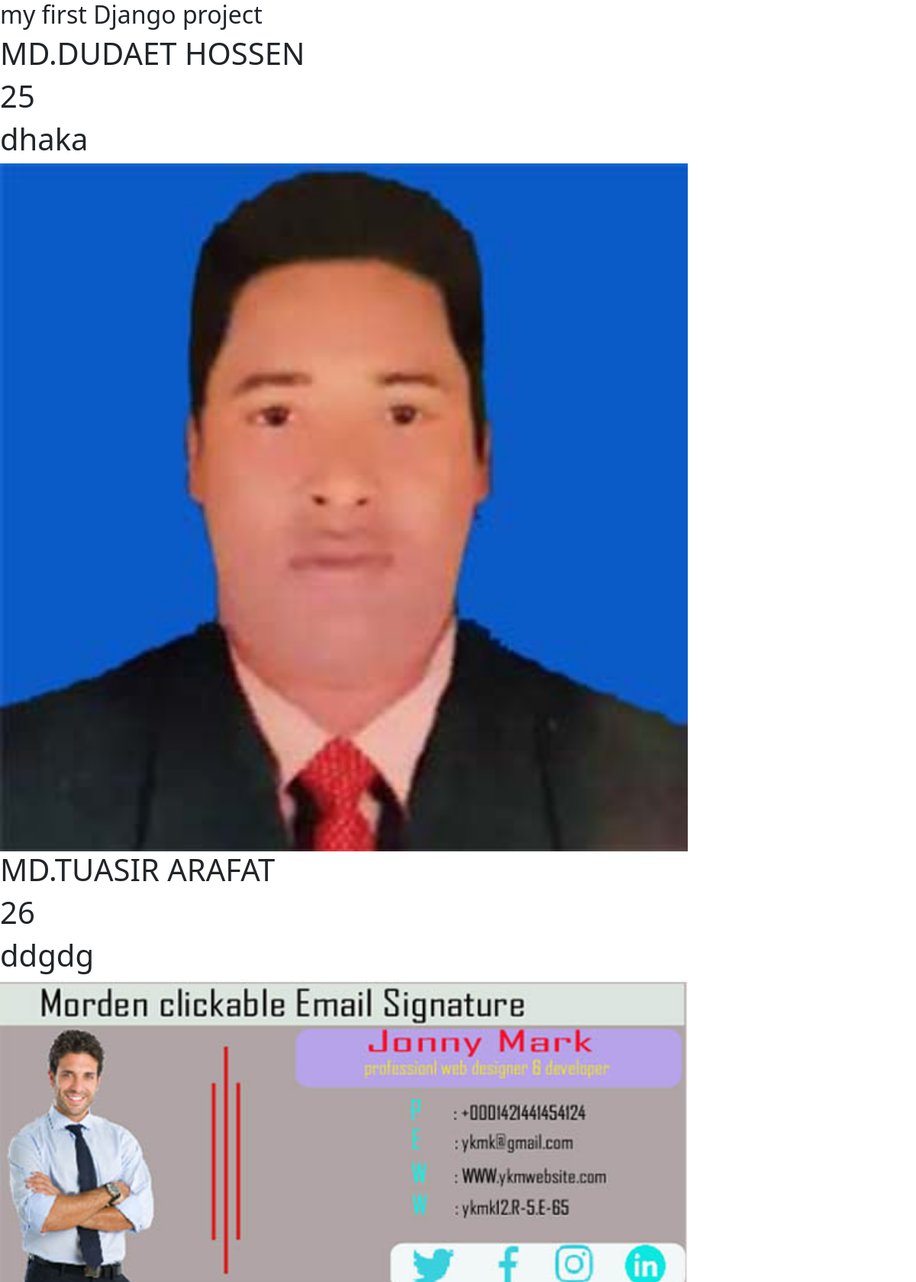
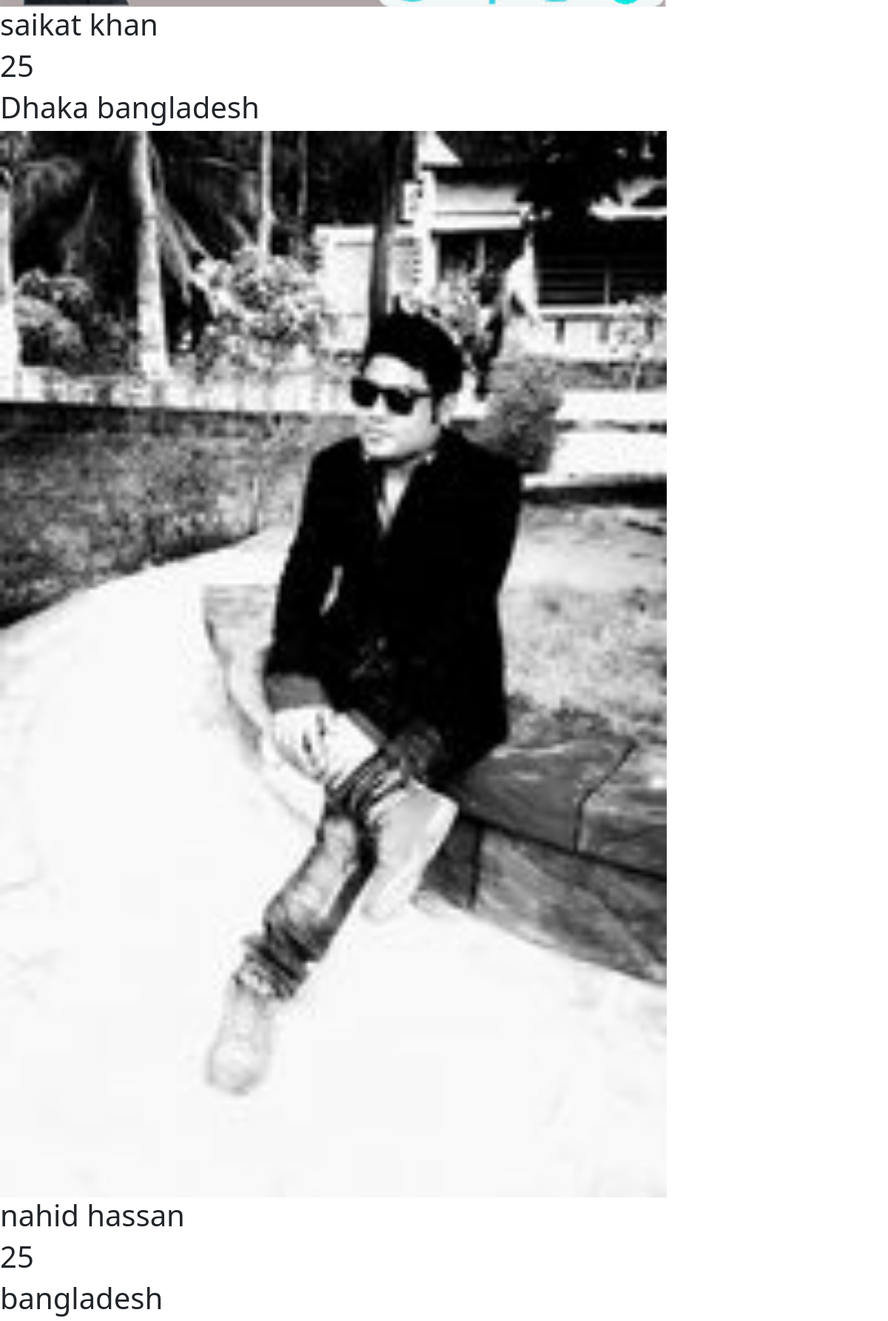
The page / (upper part) on the database its author committed (2 pictures, top to bottom).
### myapp/models.py (models this page shows)
class Profile(models.Model):
    name = models.CharField(max_length=30)
    age = models.IntegerField()
    address = models.TextField()
    image = models.ImageField()

### myapp/views.py (the view)
# urls.py: path('', views.homepage, name='homepage')
def homepage(request):
    profile = Profile.objects.all()
    context = {
        'profile': profile
    }
    return render(request, 'index.html', context)

### templates/index.html (shortened to what this page needs)
<!DOCTYPE html>
<html lang="en">
<head>
    <link href="https://cdn.jsdelivr.net/npm/bootstrap@5.0.0-beta3/dist/css/bootstrap.min.css" rel="stylesheet">
</head>
<body>
    <h2>my first Django project</h2>
    {% for i in profile %}
    <h1>{{ i.name }}</h1>
    <h1>{{ i.age }}</h1>
    <h1>{{ i.address }}</h1>
    <img width="901px" src="{{ i.image.url }}" alt="Image">
    {% endfor %}
</body>
</html>

### rows shown on the page
Profile: name "MD.DUDAET HOSSEN", age "25", address "dhaka", image (picture)
Profile: name "MD.TUASIR ARAFAT", age "26", address "ddgdg", image (picture)
Profile: name "saikat khan", age "25", address "Dhaka bangladesh", image (picture)
Profile: name "nahid hassan", age "25", address "bangladesh"
